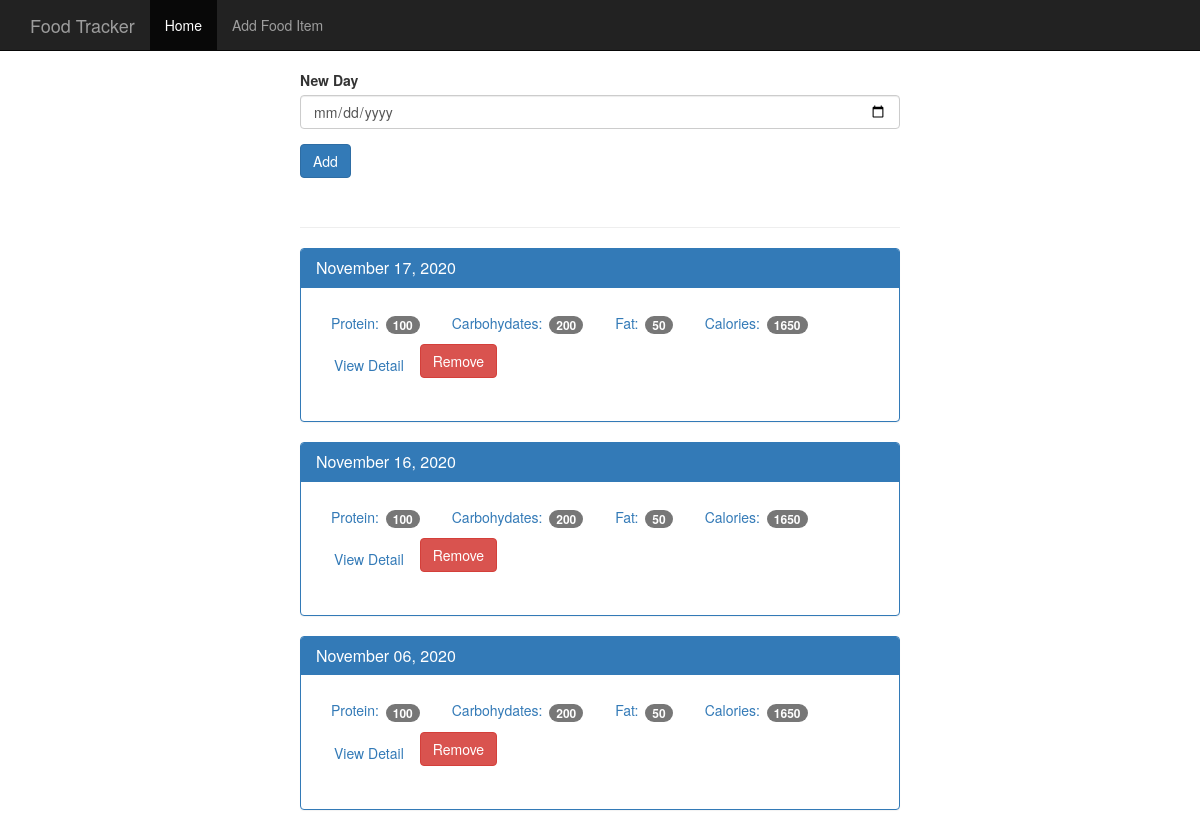
The page / on the database its author committed.
### tables this page shows
CREATE TABLE log_date(
    id integer primary key autoincrement,
    entry_date date not null
);

### modules/routes.py (the view)
    @app.route('/', methods=['GET', 'POST'])
    def _index():
        if request.method == 'POST':
            if 'delete' in request.form:
                delete_date(request.form)
            else:
                add_new_date(request.form['date'])
        return render_template('home.html', dates=get_dates())

### modules/database.py (called while the page is built)
def init(app: Flask):
    @app.teardown_appcontext
    def _close_db(error):
        if hasattr(g, DB_ATTRIB_NAME):
            get_db().close()
        if error:
            print(error)

def connect_db():
    database = sqlite3.connect(DB_NAME)
    database.row_factory = sqlite3.Row
    return database

def get_db():
    if not hasattr(g, DB_ATTRIB_NAME):
        g.sqlite_db = connect_db()
    return g.sqlite_db

def get_dates():
    cursor = get_db().execute('select * from log_date order by entry_date desc')
    dates = cursor.fetchall()
    dates = [{'date': date['entry_date'],
              'pretty_date': pretty_date(date['entry_date'])} for date in dates]
    return dates

def pretty_date(date):
    datetime_obj = datetime.strptime(str(date), DATABASE_DATE_FORMAT)
    return datetime.strftime(datetime_obj, OUTPUT_DATE_FORMAT)

### templates/home.html (shortened to what this page needs)
{% extends 'base.html' %}
{% block content %}
    <div class="container theme-showcase col-sm-6 col-sm-offset-3" role="main">
      <div class="row">
        <div>
          <form method="POST" action="/">
            <div class="form-group">
              <label for="new-day">New Day</label>
              <input type="date" name="date" class="form-control" id="new-day">
            </div>
            <button type="submit" class="btn btn-primary">Add</button>
          </form>
          <div class="page-header"></div>
          {% for date in dates %}
          <div class="panel panel-primary">
            <div class="panel-heading">
              <h3 class="panel-title">{{ date.pretty_date }}</h3>
            </div>
            <div class="panel-body">
              <ul class="nav nav-pills" role="tablist">
                <li><a>Protein: <span class="badge">100</span></a></li>
                <li><a>Carbohydates: <span class="badge">200</span></a></li>
                <li><a>Fat: <span class="badge">50</span></a></li>
                <li><a>Calories: <span class="badge">1650</span></a></li>
                <li><a href="{{ url_for('_details', db_date=date.date ) }}" type="button" class="btn btn-link">View Detail</a></li>
                <form method="POST" action="{{ url_for('_index') }}">
                  <button type="submit"  class="btn btn-danger">Remove</button>
                </form>
              </ul>
            </div>
            <div class="whitespace"></div>
          </div>
          {% endfor %}
        </div>
      </div>
    </div>
{% endblock %}

### static/css/theme.css (style rules this page uses)
body { padding-top: 70px; padding-bottom: 30px; }
div.whitespace { height: 20px; }

### rows shown on the page
log_date: pretty_date "November 17, 2020"
log_date: pretty_date "November 16, 2020"
log_date: pretty_date "November 06, 2020"
